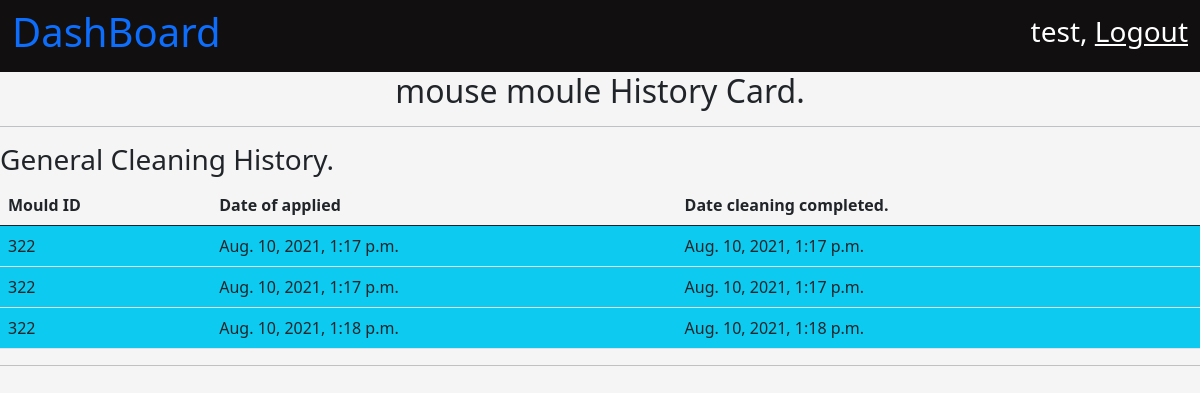
/quality/historyCard/322 (signed in), run on the app's committed database.
### mould/models.py (models this page shows, shortened)
class Mould(models.Model):
    mould_id = models.IntegerField(primary_key=True)
    mould_name = models.CharField(max_length=200)
    cavity_number = models.IntegerField()
    registered_date = models.DateTimeField(auto_now_add=True)
    registered_by = models.ForeignKey(User, on_delete=models.PROTECT)
    general_maintaince_cleaning_threshold_value = models.IntegerField()
    preventive_maintaince_clearning_thresold_value = models.IntegerField()
    tool_life = models.IntegerField()
    present_count = models.IntegerField()
    moud_desc = models.CharField(max_length=100)
    order_number = models.CharField(max_length=100)
    raw_material = models.CharField(max_length=100)
    part_weight = models.FloatField()
    runner_weight = models.FloatField()
    tonnage = models.FloatField()
    cycle_time = models.FloatField()
    number_of_shots_per_day = models.IntegerField()
    preventice_maintaince_count = models.IntegerField(default=0)
    general_cleaning_maintance_count = models.IntegerField(default = 0)
    def __str__(self):
        return str(self.mould_id)

class GeneralClearningArchieve(models.Model):
    mould_id = models.ForeignKey(Mould, related_name='mould_gc_history', on_delete=models.CASCADE)
    date_applied_for_cleaning = models.DateTimeField(null=True)
    date_get_back_from_cleaning = models.DateTimeField(auto_now_add=True)
    comment = models.CharField(max_length=200) # any comment.

### MouldQuality/views.py (the view)
# urls.py: path('historyCard/<int:mould_id>', views.mold_history_card),
@login_required
def mold_history_card(request, mould_id):
    context = {}
    context['mould_data'] = Mould.objects.get(mould_id = mould_id)
    context['GEN_CLEAN_DATA'] = GeneralClearningArchieve.objects.filter(mould_id = Mould.objects.get(mould_id = mould_id))
    context['P_MAIN_DATA'] = PreventiveMaintainceArchive.objects.filter(mould_id= Mould.objects.get(mould_id = mould_id))
    context['DAMAGE_DATA'] = MouldDamageArchive.objects.filter(mould_id = Mould.objects.get(mould_id = mould_id))
    if len(context['GEN_CLEAN_DATA']) != 0:
        context['G_CLEAN'] = True
    if len(context['P_MAIN_DATA']) != 0:
        context['P_MAIN'] = True
    if len(context['DAMAGE_DATA']) != 0:
        context['DAMAGE'] = True
    print(context['GEN_CLEAN_DATA'])
    return render(request, 'quality/mould_history_card.html', context) # return history card.

### MouldQuality/templates/quality/mould_history_card.html (shortened to what this page needs)
{% extends 'base.html' %}
{% load static %}
{% block title %}
    <link
        rel="stylesheet"
        href="{% static 'css/mould_reg.css' %}" >
{% endblock %}
{% block body_content %}
    <nav
        class="navbar navbar-light dashboard_nav">
        <div class="container-fluid dashboard_nav">
            <p class="h1 dashboard_title">
                <a href="{% url 'homePage' %}" style="text-decoration:None;">
                  DashBoard
                </a>
            </p>
            <div class="user_data">
                <p class="h3">
                    {{ request.user.first_name }},
                    <a href="{% url 'userLogout' %}">
                        Logout
                    </a>
                </p>
            </div>
        </div>
    </nav>
    <p class="h2" style="text-align:center;">
        {{ mould_data.mould_name }} History Card.
    </p>
    <hr />
    {% if G_CLEAN %}
        <div>
            <p class="h3">
                General Cleaning History.
            </p>
            <table class="table">
                <thead>
                    <th class="col">
                            Mould ID
                    </th>
                    <th class="col">
                        Date of applied
                    </th>
                    <th class="col">
                        Date cleaning completed.
                    </th>
                </thead>
                <tbody>
                {% for entry in GEN_CLEAN_DATA %}
                    <tr class="bg-info">
                        <td>
                            {{ entry.mould_id }}
                        </td>
                        <td>
                            {{ entry.date_applied_for_cleaning }}
                        </td>
                        <td>
                            {{ entry.date_get_back_from_cleaning }}
                        </td>
                    </tr>
                {% endfor %}
                </tbody>
            </table>
        </div>
    <hr />
    {% endif %}
{% endblock %}

### mould/static/css/mould_reg.css (style rules this page uses)
body { background-color: whitesmoke; }
nav.dashboard_nav { background-color: rgb(17, 15, 15); }
nav.dashboard_nav div.dashboard_nav { color : white; }
nav.dashboard_nav div.user_data p a { color: white; }

### data on the page
Mould: mould_name "mouse moule"
GeneralClearningArchieve: mould_id "322", date_applied_for_cleaning "Aug. 10, 2021, 1:17 p.m.", date_get_back_from_cleaning "Aug. 10, 2021, 1:17 p.m."
GeneralClearningArchieve: mould_id "322", date_applied_for_cleaning "Aug. 10, 2021, 1:17 p.m.", date_get_back_from_cleaning "Aug. 10, 2021, 1:17 p.m."
GeneralClearningArchieve: mould_id "322", date_applied_for_cleaning "Aug. 10, 2021, 1:18 p.m.", date_get_back_from_cleaning "Aug. 10, 2021, 1:18 p.m."

### other printed values
{{ request.user.first_name }} "test"
